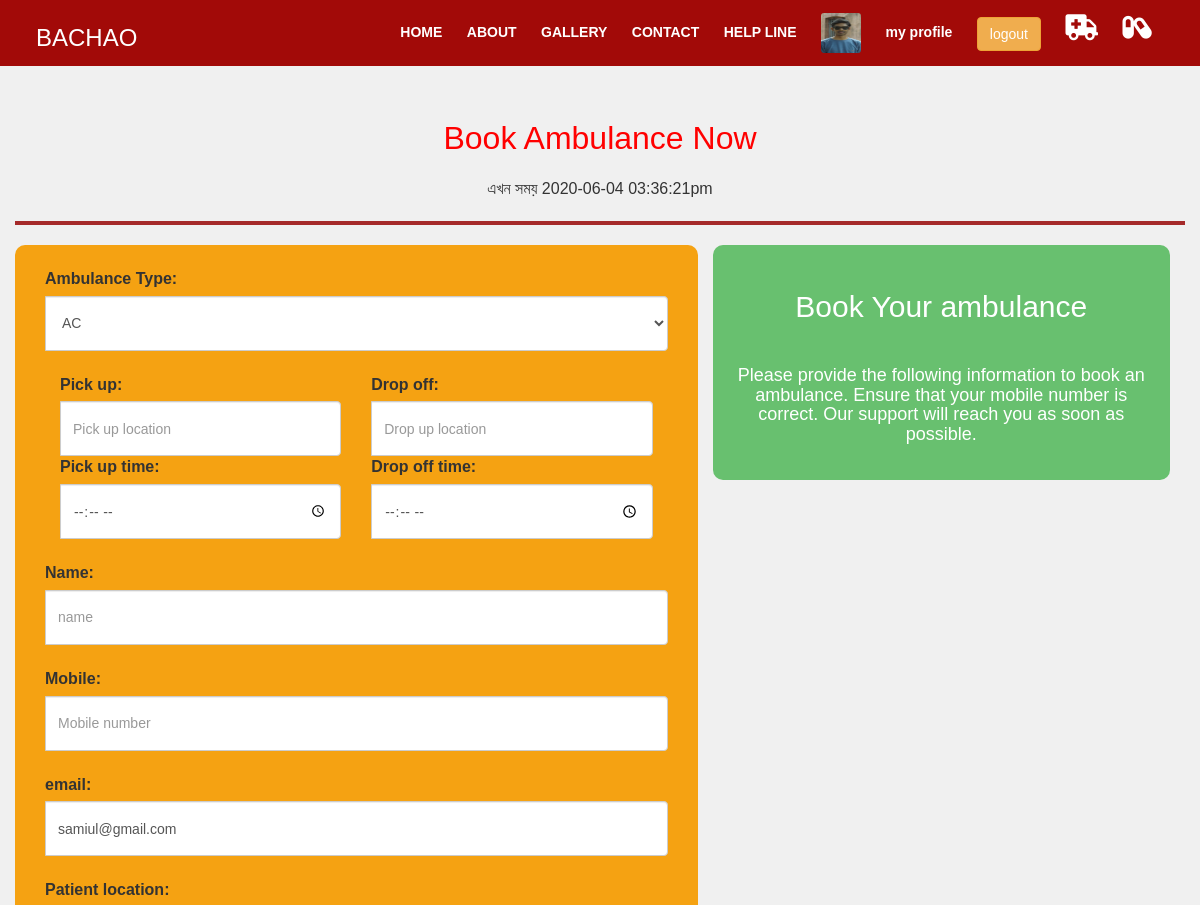
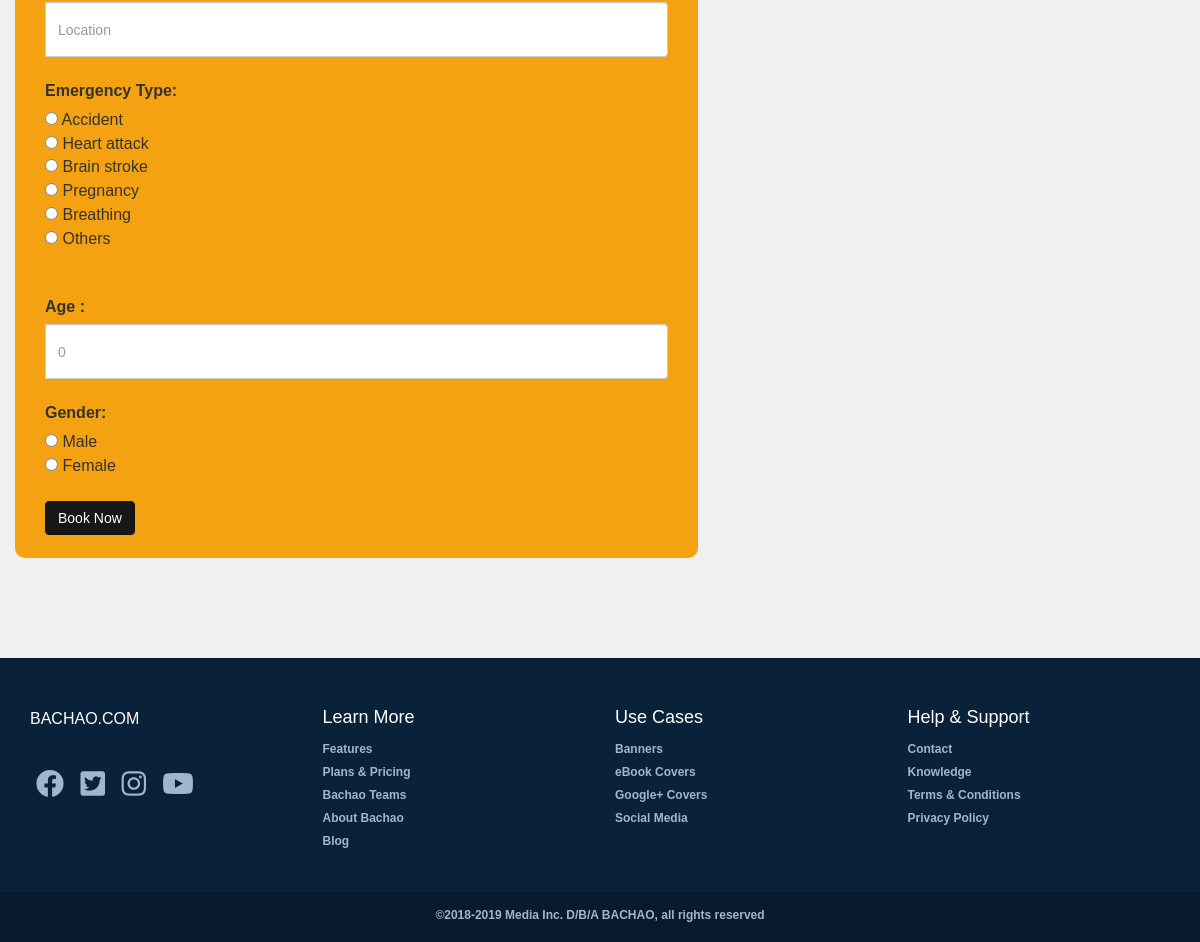
The app's page /reg_user/book_now.php (signed in) with its own data (2 pictures, top to bottom).
### tables this page shows
CREATE TABLE IF NOT EXISTS `registration` (
`reg_id` int(50) NOT NULL,
  `first_name` varchar(50) NOT NULL,
  `last_name` text NOT NULL,
  `address` varchar(50) NOT NULL,
  `city` varchar(50) NOT NULL,
  `state` varchar(50) NOT NULL,
  `zip` int(50) NOT NULL,
  `nid` varchar(200) NOT NULL,
  `age` int(50) NOT NULL,
  `gender` varchar(50) NOT NULL,
  `date` date NOT NULL,
  `phone` varchar(50) NOT NULL,
  `email` varchar(50) NOT NULL,
  `blood` varchar(50) NOT NULL,
  `photo` varchar(50) NOT NULL,
  `pass` varchar(50) NOT NULL,
  `type` int(50) NOT NULL
);

### reg_user/book_now.php (the view, shortened to what this page needs)
<?php
include 'reg_header.php';
include 'reg_menu.php';
          $user_email = $_SESSION['email'];
    $selectname= mysql_query("SELECT * FROM registration WHERE email='$user_email'");
    $fetchname=  mysql_fetch_array($selectname);
?>
<section class="user_pro">
<div class="container">
    <div class="row">
        <h1>Book Ambulance Now</h1>
        <?php
 echo "এখন সময় " . date("Y-m-d h:i:sa");
        ?>
        <hr>
        <div class="col-md-7 amb_text book_form">
            <form action="book_now.php" class="navbar-form"  method="POST" enctype="multipart/form-data">
                         <div class="input-group">
                            <label >Ambulance Type:</label>
                            <select class="form-control" name="ambulance_type">
                                <option value="ac">AC</option>
                            </select>
                          </div>
                <br>
                        <div class="col-md-6">
                            <div class="input-group "><br>
                                <label>Pick up: </label>
                                <input type="text" class="form-control" placeholder="Pick up location" name="pick_up" required>
                            </div>
                        </div>
                        <br>
                        <div class="col-md-6">
                            <div class="input-group ">
                                 <label>Drop off: </label>
                                <input type="text" class="form-control" placeholder="Drop up location" name="drop_off" required>
                            </div>
                        </div>
                        <br><br>
                        <div class="col-md-6">
                            <div class="input-group ">
                                <label>Pick up time: </label>
                                <input type="time" class="form-control" placeholder="Pick up time" name="pick_up_time" required>
                            </div>
                        </div>
                        <br>
                        <div class="col-md-6">
                            <div class="input-group ">
                                 <label>Drop off time: </label>
                                <input type="time" class="form-control" placeholder="Drop up time" name="drop_off_time" required>
                            </div>
                        </div>
                        <br>
                        <div class="input-group">
                            <br>
                            <label>Name: </label>
                            <input type="text" class="form-control" placeholder="name" name="name" required>
                        </div>
                        <br><br>
                        <div class="input-group">
                            <label>Mobile: </label>
                            <input type="text" class="form-control" placeholder="Mobile number" name="mobile" required>
                        </div>
                        <br><br>
                        <div class="input-group">
                            <label>email: </label>
                            <input type="email" class="form-control" placeholder="email" value="<?php echo $fetchname['email'];?>" name="email" required>
                        </div>
                        <br><br>
                        <div class="input-group">
                            <label>Patient location: </label>
                            <input type="text" class="form-control" placeholder="Location" name="location" required>
                        </div>
                        <br><br>
                        <div class="">
                            <label>Emergency Type: </label>
                            <br>
                            <input type="radio" class="form-check-input" id="radio2" name="emergency" value="Accident"> Accident<br>
                            <input type="radio" class="form-check-input" id="radio2" name="emergency" value="Heart attack"> Heart attack<br>
                            <input type="radio" class="form-check-input" id="radio2" name="emergency" value="Brain stroke"> Brain stroke<br>
                            <input type="radio" class="form-check-input" id="radio2" name="emergency" value="Pregnancy"> Pregnancy<br>
                            <input type="radio" class="form-check-input" id="radio2" name="emergency" value="Breathing"> Breathing<br>
                            <input type="radio" class="form-check-input" id="radio2" name="emergency" value="Others"> Others<br>
                        </div>
                        <br><br>
                        <div class="input-group">
                            <label>Age : </label>
                            <input type="number" min="0" max="99" class="form-control" placeholder="0" name="age" required>
                        </div>
                        <br><br>
                         <div class="">
                            <label>Gender: </label>
                            <br>
                            <input type="radio" class="form-check-input" id="radio2" name="gender" value="male"> Male<br>
                            <input type="radio" class="form-check-input" id="radio2" name="gender" value="female"> Female<br>
                        </div>
                        <br>
                        <button type="submit" class="btn book_bttn" style="" name="submit">Book Now</button>
                    </form>
        </div>
        <div class="col-md-5 amb_pic">
           <div class="book">
                <h2>Book Your ambulance</h2>
                    <br>
                 <h4>Please provide the following information to book an ambulance. Ensure that your mobile number is correct. Our support will reach you as soon as possible.</h4>
            </div>
        </div>
    </div>
</div>
</section>
<?php include '../user_footer.php';?>

### reg_user/reg_menu.php (shortened to what this page needs)
<div class="wrapper">
		<header>
			<nav>
			 <?php
    $user_email = $_SESSION['email'];
    $select= mysql_query("SELECT * FROM registration WHERE email='$user_email'");
    $fetch=  mysql_fetch_array($select);
    ?>
				<div class="logo ">
                                    <a href="reg_index.php"><h3 style="color: #fff;">BACHAO</h3></a>
				</div>
				<div class="menu black">
					<ul>
						<li><a href="reg_index.php">HOME</a></li>
						<li><a href="reg_about.php">ABOUT</a></li>
						<li><a href="reg_gallery.php">GALLERY </a></li>
						<li><a href="reg_contact.php">CONTACT</a></li>
                                                <li><a href="help_line.php">HELP LINE</a></li>
                                                <li class="re_img_li"><img class="re_img"  src="../<?php echo $fetch['photo'];?>"></li>
                                                <li><a href="reg_user_profile.php">my profile</a></li>
                                                <li><a href="../logout.php"><button type="button" class="bt btn btn-warning">logout</button></a></li>
                                                <li><a href="view_user_msg.php"><i style="font-size:26px;" class="fa fa-ambulance"></i></a></li>
                                                <li><a href="view_medi_msg.php"><i style="font-size:26px;" class="fas fa-capsules"></i></a></li>
                                        </ul>
				</div>
			</nav>
		</header>
	</div>

### style.css (style rules this page uses)
html,body { margin:0; padding: 0; width: 100%; }
body { height: 100vh; background: #f0f0f0; font-size: 16PX; font-family:proxima-nova,sans-serif; display: table; }
.form-control { padding: 0px 12px; }
header { width:100%; height:10vh; background-size:cover; }
.wrapper { width:100%; height:0vh; background: url() no-repeat 50% 10%; background-size:cover; }
.logo { position: fixed; float: left; margin: -20px 36px; color: #f6f7fb; font-weight: bold; font-size: 24px; padding: 25px 0px; }
nav { position:fixed; width:100%; z-index: 20; }
nav ul { list-style:none; background:#A20A08; overflow:hidden; color:#fff; padding:8px; text-align:center; padding-left: 30%; transition:0.3s; }
nav ul li { display:inline-block; right: 0; padding: 5px 10px; }
nav ul li a { text-decoration:none; color:#fff; font-size:14px; font-weight: bold; }
.user_pro { margin: 100px auto; text-align: center; }
.user_pro h1 { color:red; }
.user_pro hr { border: 2px solid brown; }
.amb_text { margin-top: 100px; }
.book { background: #68c06f; padding: 25px; color: #fff; border-radius: 10px; }
.book_form { margin: 0px auto; background: #f5a212; border-radius: 10px; padding: 15px; text-align: left; }
.book_form .input-group { width: 100%; }
.book_form .form-control { height: 55px; }
.book_bttn { color: #fff; background-color: #161818; border-color: #111411; }

### reg_user/reg_menu.php (style rules this page uses)
.re_img { height: 40px; width: 40px; border-radius: 3px; }

### records on screen
registration: photo (picture), email "samiul@gmail.com"
